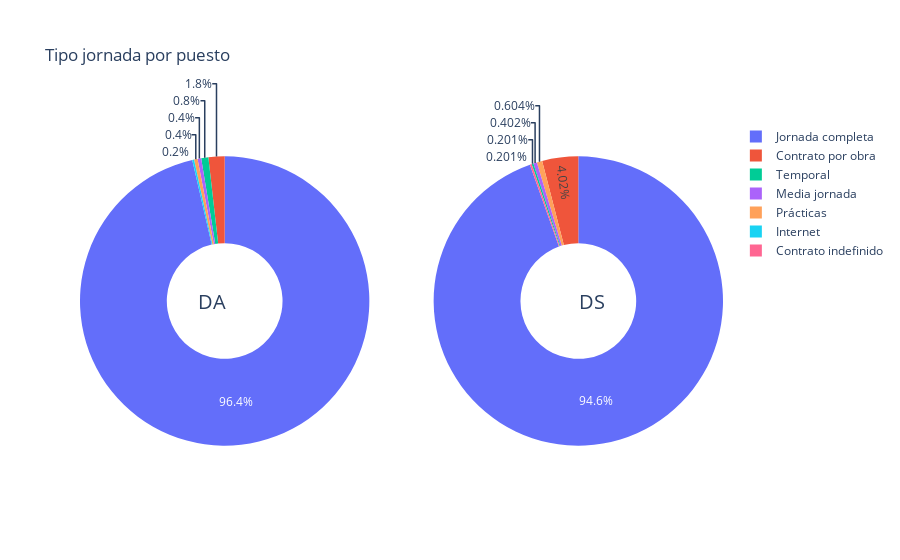

The cell this chart's notebook holds for it:
### Markdown cell above
### Gráfico por tipo de jornada

### Code cell
jornada_da = df[df['Tipo puesto']=='Data Analyst']
jornada_da = jornada_da['Tipo jornada'].value_counts()
jornada_da = pd.DataFrame(jornada_da)

jornada_ds = df[df['Tipo puesto']=='Data Scientist']
jornada_ds = jornada_ds['Tipo jornada'].value_counts()
jornada_ds = pd.DataFrame(jornada_ds)
jornada_ds.drop('no_data', inplace=True)

labels1 = list(jornada_da.index)
labels2 = list(jornada_ds.index)

fig = make_subplots(rows=1, cols=2, specs=[[{'type':'domain'}, {'type':'domain'}]])

fig.add_trace(go.Pie(labels=labels1, values=jornada_da['Tipo jornada']),
              1, 1)

fig.add_trace(go.Pie(labels=labels2, values=jornada_ds['Tipo jornada']),
              1, 2)

fig.update_traces(hole=.4, hoverinfo="label+percent+name")

fig.update_layout(
    title_text="Tipo jornada por puesto",

    annotations=[dict(text='DA', x=0.18, y=0.5, font_size=20, showarrow=False),
                 dict(text='DS', x=0.82, y=0.5, font_size=20, showarrow=False)])
fig.show()

### Figure 1 — Plotly figure (JSON) as saved in the notebook; plotly's stock layout.template omitted (floating-point values rounded to 4 significant figures)
{"data": [{"domain": {"x": [0, 0.45], "y": [0, 1]}, "hole": 0.4, "hoverinfo": "label+percent+name", "labels": ["Jornada completa", "Contrato por obra", "Temporal", "Media jornada", "Prácticas", "Internet"], "type": "pie", "values": [482, 9, 4, 2, 2, 1]}, {"domain": {"x": [0.55, 1], "y": [0, 1]}, "hole": 0.4, "hoverinfo": "label+percent+name", "labels": ["Jornada completa", "Contrato por obra", "Prácticas", "Media jornada", "Temporal", "Contrato indefinido"], "type": "pie", "values": [470, 20, 3, 2, 1, 1]}], "layout": {"annotations": [{"font": {"size": 20}, "showarrow": false, "text": "DA", "x": 0.18, "y": 0.5}, {"font": {"size": 20}, "showarrow": false, "text": "DS", "x": 0.82, "y": 0.5}], "title": {"text": "Tipo jornada por puesto"}}}
